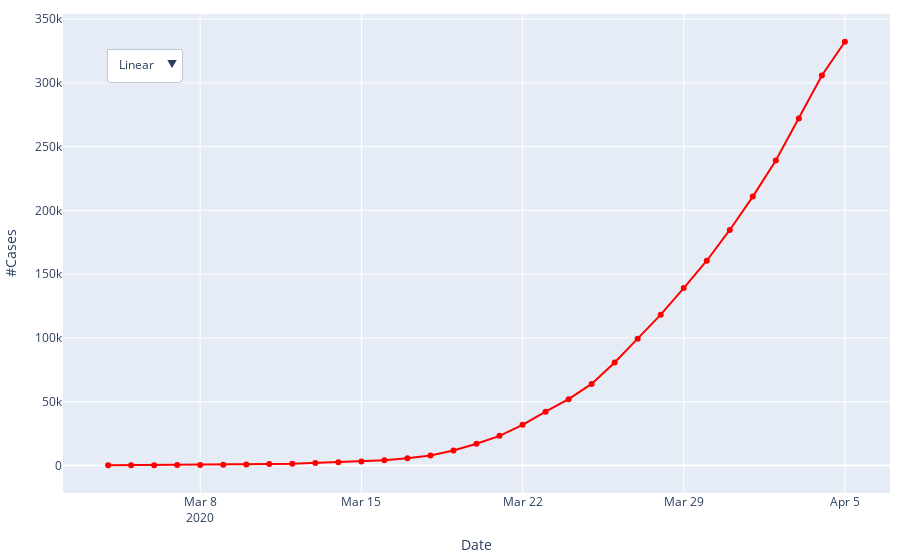

Write notebook code for a chart like this one.
### Markdown cell above
Now we will start using plotly to make interactive plots we can show on a web site. For this first one, we will show the same time-series data, but in one plot with a dropdown menu that lets you select log or linear y axis. Ironically, *these plotly graphs will not show* when you are viewing this notebook in Github you need to run it in interactive mode.

### Code cell
# Plot in plotly with dropdown to select log vs linear
fig_time_dropit = go.Figure()
fig_time_dropit.add_trace(go.Scatter(x = covid_time['date'], y = covid_time['cases'],
                    mode='lines+markers',
                    name='Covid over Time',
                    line_color='red'))

fig_time_dropit.update_layout(
    updatemenus=[
        dict(
            buttons=list([
                dict(label="Linear",
                    method="update",
                    args = [{'title': 'Linear scale'},
                            {'yaxis': {'type': 'linear'}}] ),
                dict(label="Log",
                    method="update",
                    args = [{'title': 'Log scale'},
                            {'yaxis': {'type': 'log'}}] )
            ]),
            direction="down",
            pad={"l": 10, "b": 10, "r": 10, "t": 10},
            showactive=True,
            x=0.04,
            xanchor="left",
            y=0.95,
            yanchor="top"),
    ],
    xaxis_title = "Date",
    yaxis_title = "#Cases",
    margin=dict(
        l=10,
        r=10,
        b=10,
        t=10,
        pad=0
    ),
)
fig_time_dropit.show()

### Figure 1 — Plotly figure (JSON) as saved in the notebook; plotly's stock layout.template omitted (floating-point values rounded to 4 significant figures)
{"data": [{"line": {"color": "red"}, "mode": "lines+markers", "name": "Covid over Time", "type": "scatter", "x": ["2020-03-04T00:00:00", "2020-03-05T00:00:00", "2020-03-06T00:00:00", "2020-03-07T00:00:00", "2020-03-08T00:00:00", "2020-03-09T00:00:00", "2020-03-10T00:00:00", "2020-03-11T00:00:00", "2020-03-12T00:00:00", "2020-03-13T00:00:00", "2020-03-14T00:00:00", "2020-03-15T00:00:00", "2020-03-16T00:00:00", "2020-03-17T00:00:00", "2020-03-18T00:00:00", "2020-03-19T00:00:00", "2020-03-20T00:00:00", "2020-03-21T00:00:00", "2020-03-22T00:00:00", "2020-03-23T00:00:00", "2020-03-24T00:00:00", "2020-03-25T00:00:00", "2020-03-26T00:00:00", "2020-03-27T00:00:00", "2020-03-28T00:00:00", "2020-03-29T00:00:00", "2020-03-30T00:00:00", "2020-03-31T00:00:00", "2020-04-01T00:00:00", "2020-04-02T00:00:00", "2020-04-03T00:00:00", "2020-04-04T00:00:00", "2020-04-05T00:00:00"], "y": [118, 176, 223, 341, 417, 584, 778, 1054, 1315, 1922, 2450, 3173, 4019, 5722, 7730, 11719, 17033, 23197, 31879, 42152, 51954, 63928, 80735, 99413, 118234, 139061, 160530, 184683, 210816, 239099, 271988, 305755, 332308]}], "layout": {"margin": {"b": 10, "l": 10, "pad": 0, "r": 10, "t": 10}, "updatemenus": [{"buttons": [{"args": [{"title": "Linear scale"}, {"yaxis": {"type": "linear"}}], "label": "Linear", "method": "update"}, {"args": [{"title": "Log scale"}, {"yaxis": {"type": "log"}}], "label": "Log", "method": "update"}], "direction": "down", "pad": {"b": 10, "l": 10, "r": 10, "t": 10}, "showactive": true, "x": 0.04, "xanchor": "left", "y": 0.95, "yanchor": "top"}], "xaxis": {"title": {"text": "Date"}}, "yaxis": {"title": {"text": "#Cases"}}}}
